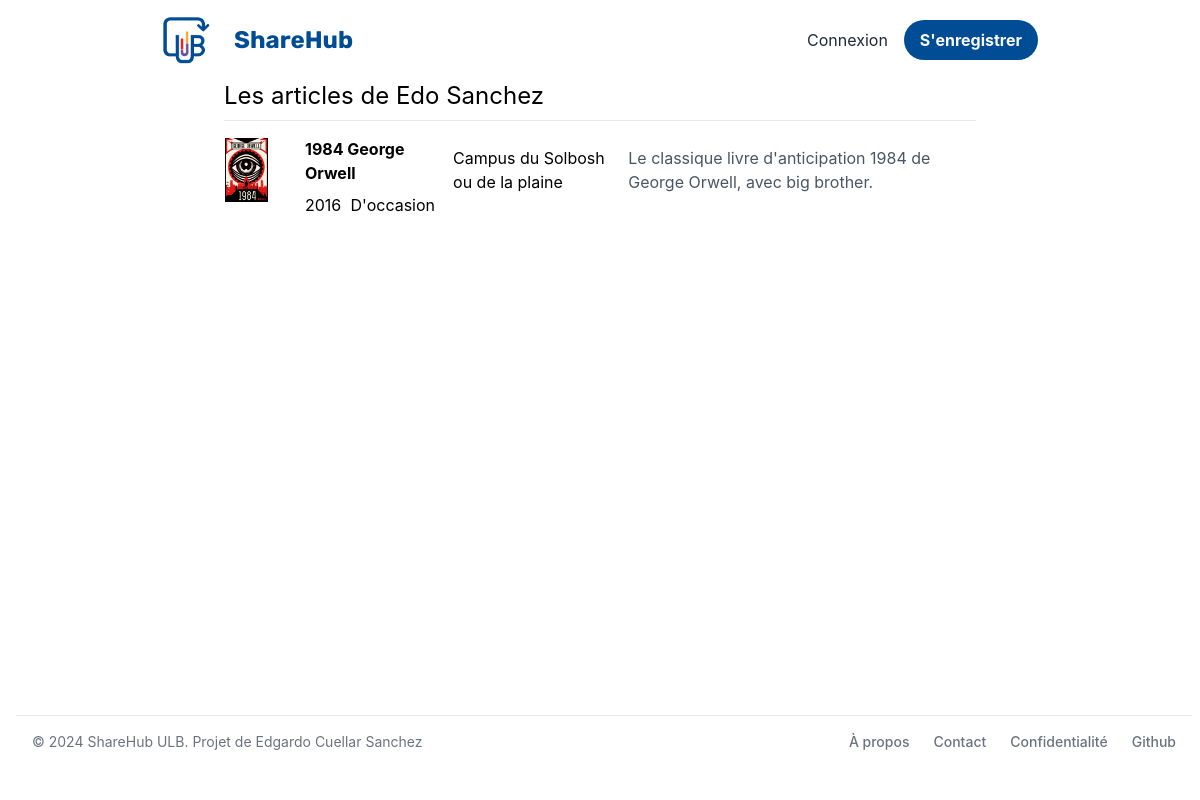
The page /user_products/2 on the database as committed earlier.
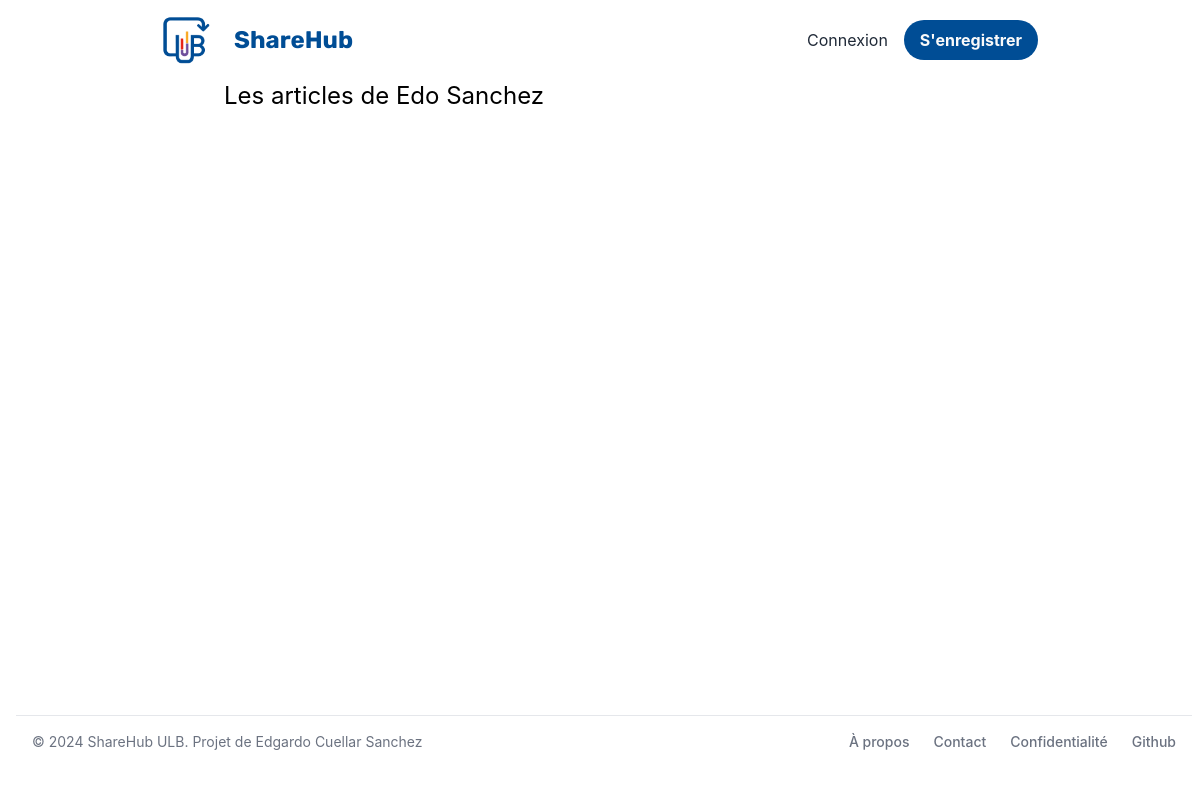
The same page on the database as committed later.
### store/models/product.py (models this page shows, shortened)
class Products(models.Model):
    customer = models.ForeignKey(Customer, on_delete=models.CASCADE, default=None)
    name = models.CharField(max_length=60, default='')
    price= models.IntegerField(default=0)
    category= models.ForeignKey(Category,on_delete=models.CASCADE,default=1 )
    condition= models.ForeignKey(Condition,on_delete=models.CASCADE,default=1 )
    place= models.ForeignKey(Place,on_delete=models.CASCADE,default=1 )
    description= models.CharField(max_length=250, default='', blank=True, null= True)
    date = models.IntegerField(default=2000)
    sold = models.BooleanField(default=False)
    @staticmethod
    def get_products_by_userid(customer_id, sold=False):
        if sold:
            return Products.objects.filter (customer=customer_id, sold=True)
        else:
            return Products.objects.filter (customer=customer_id, sold=False)

### store/models/product_img.py (models this page shows, shortened)
class ProductImage(models.Model):
    product = models.ForeignKey(Products, on_delete=models.CASCADE)
    image = models.ImageField(upload_to='products/')
    @staticmethod
    def get_images_by_product_id(product_id):
        return ProductImage.objects.filter(product_id=product_id)

### store/models/category.py (models this page shows, shortened)
class Condition(models.Model) :
    name= models.CharField(max_length=50)
    def __str__(self):
        return self.name

class Place(models.Model):
    name= models.CharField(max_length=50)
    def __str__(self):
        return self.name

### store/views/products/user_products.py (the view)
# urls.py: path('user_products/<int:customer_id>', UserProductsView.as_view(), name='user_products'),
class UserProductsView(View):
    html_template = "products/user_products.html"
    def get(self , request, customer_id=None):
        if customer_id is None:
            return redirect('index')
        customer = Customer.get_customer_by_id(customer_id)
        products = Products.get_products_by_userid(customer)
        return render(request , self.html_template  , {'user': customer, 'products' : products})

### store/models/customer.py (called while the page is built)
    @staticmethod
    def get_customer_by_id(id):
        try:
            return Customer.objects.get(id= id)
        except:
            return False

### store/templatetags/custom_filter.py (called while the page is built)
@register.filter(name='get_first_image_product')
def get_first_image_product(product_id):
    return ProductImage.get_images_by_product_id(product_id)[0].image.url

### store/templates/products/user_products.html (shortened to what this page needs)
{% extends 'base.html' %}
{% block content %}
{% load cart %}
{% load custom_filter %}
<div class="w-8/12 mx-auto">
    <div class="bg-white rounded-lg overflow-hidden px-6">
        <h2 class="text-2xl mb-2">Les articles de {{user.first_name}} {{user.last_name}}</h2>
        <table class="table w-full border-collapse">
            <tbody>
                {% for product in products %}
                <tr class="border-t">
                    <td class="py-4 w-20">
                        <a href="{% url 'product' product.id %}">
                            <img class="h-16 w-auto object-cover" src="{{product.id|get_first_image_product}}" alt="{{product.name}}">
                        </a>
                    </td>
                    <td class="flex flex-col text-left pt-4">
                        <a href="{% url 'product' product.id %}">
                        <p class="font-bold">{{product.name}}</p>
                        <div class="flex flex-row justify-between mt-2 pr-4">
                            <p>{{product.date}}</p>
                            <p>{{product.condition}}</p>
                        </div>
                        </a>
                    </td>
                    <td class="py-4">
                        <label class="">{{product.place}}</label>
                    </td>
                    <td class="py-4 text-gray-600">{{product.description}}</td>
                </tr>
                {% endfor %}
            </tbody>
        </table>
    </div>
</div>
{% endblock %}

Rows that differ between the two databases and show on the page:
no longer on this page (row edited): Products: id|get_first_image_product (picture), name "1984 George Orwell", date "2016", condition "D'occasion", place "Campus du Solbosh ou de la plaine", description "Le classique livre d'anticipation 1984 de George Orwell, avec big brother."
